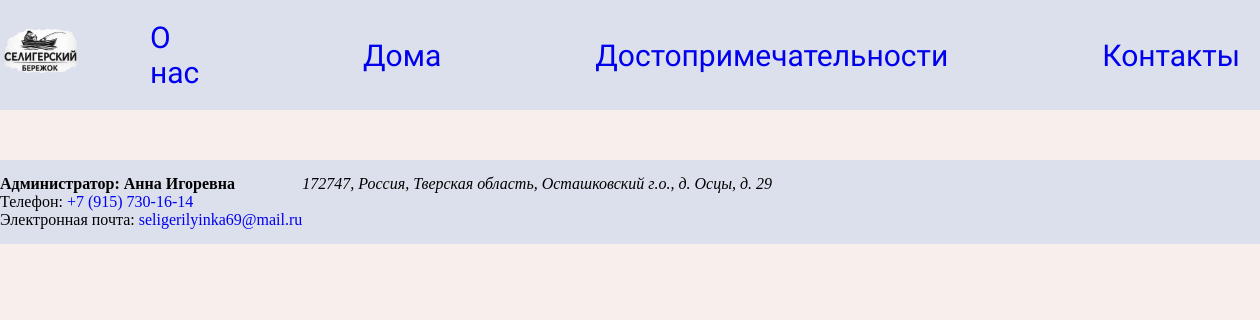
The page /attraction/ on the database as committed earlier.
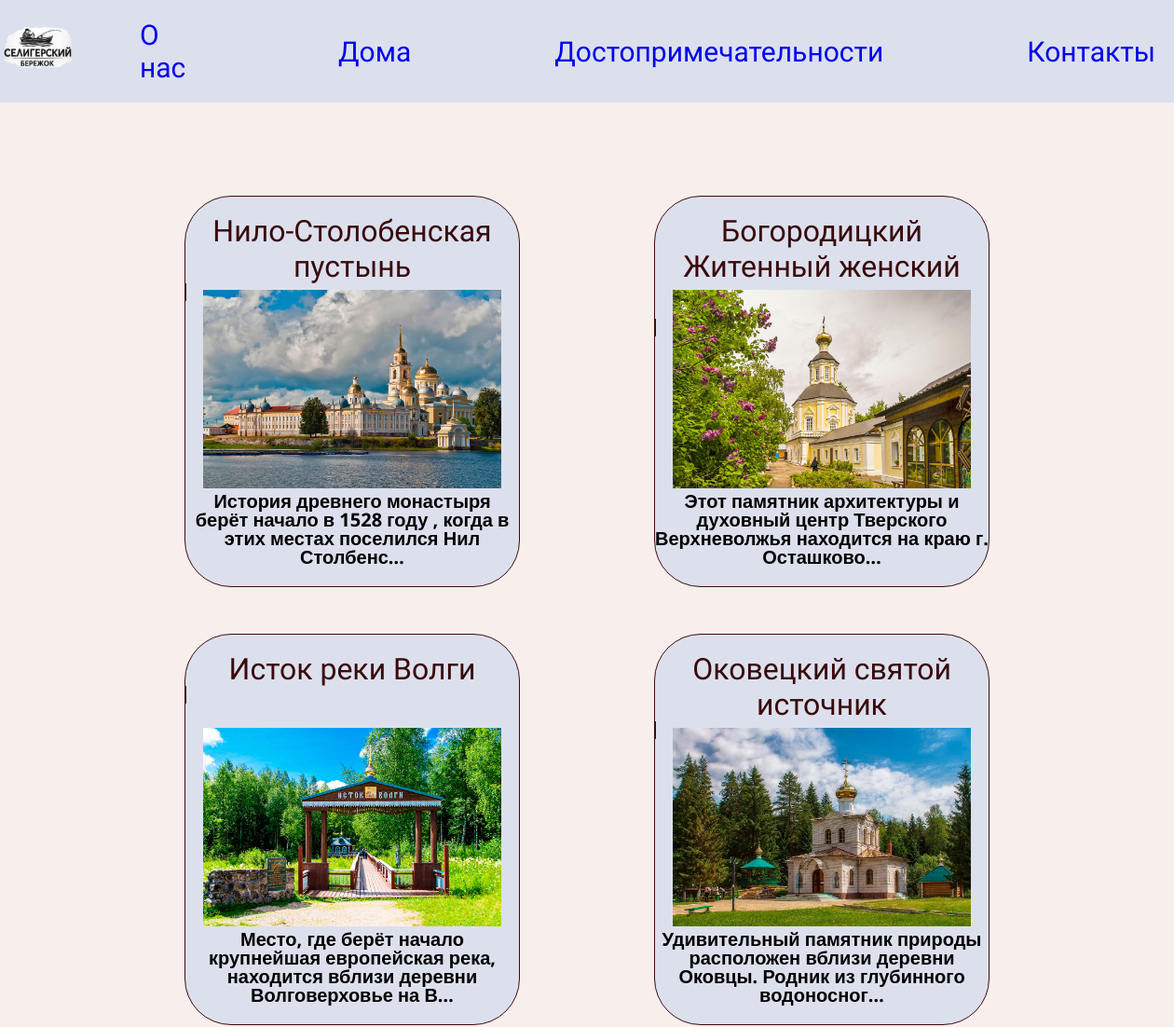
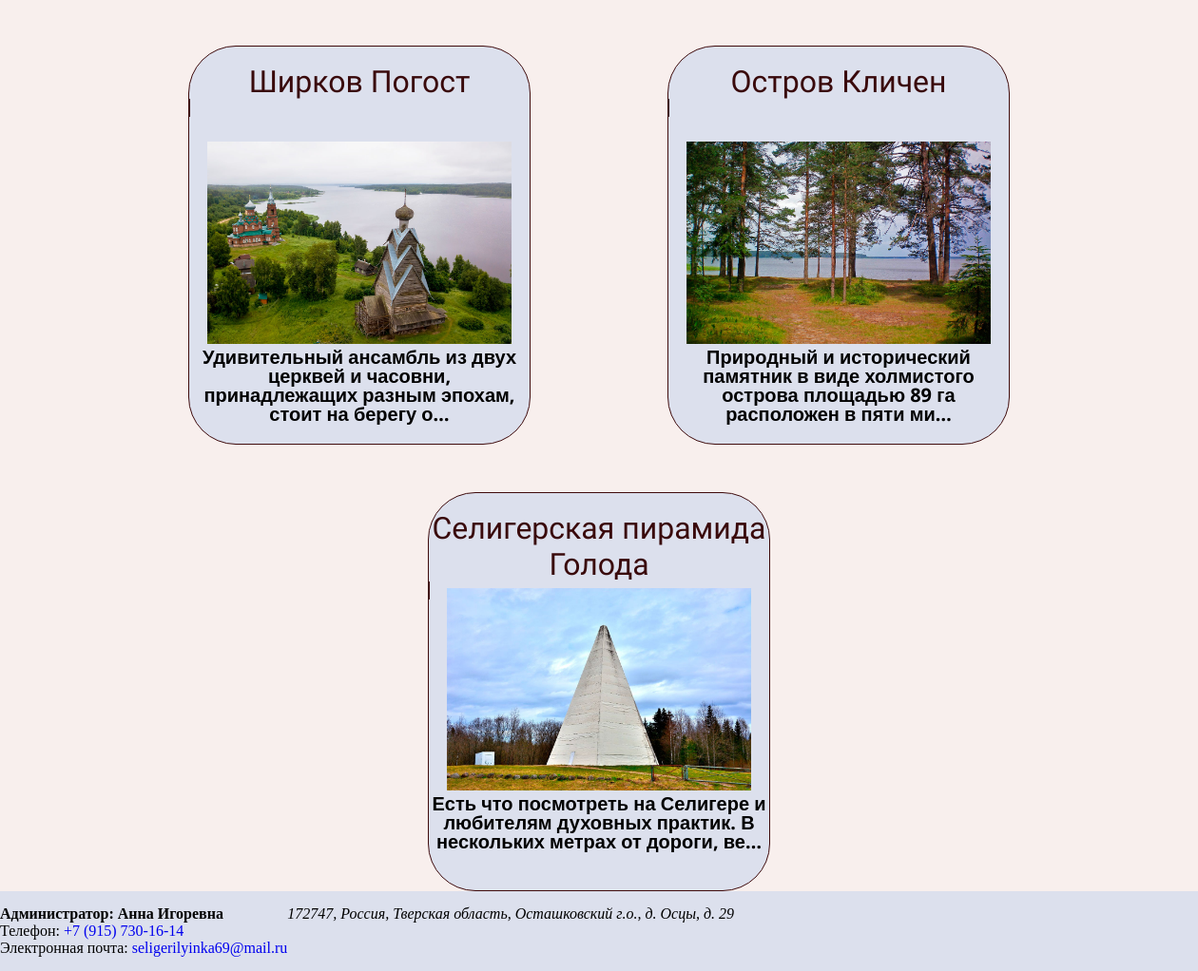
The same page on the database as committed later (2 pictures, top to bottom).
### us/models.py (models this page shows, shortened)
class Attractions(models.Model):
    title = models.CharField(max_length=200, verbose_name="Достопримечательность")
    image = models.ImageField(upload_to="attractions_images/", blank=True, verbose_name="Изображение")
    description = models.TextField( blank=True, verbose_name="Описание")
    address = models.TextField(blank=True, verbose_name="Адрес")
    class Meta:
        verbose_name = "Достопримечательность"
        verbose_name_plural = "Достопримечательности"

### us/views.py (the view)
# urls.py: path('attraction/', views.attraction, name="attraction" ),
def attraction(request):
    attr = Attractions.objects.all()
    contex = {
        'attractions': attr
    }
    return render(request, "us/attractions.html", contex)

### us/templates/us/attractions.html
{% extends 'us/base.html' %}
{% load static %}
{% block content %}
<main>
    <div class="block">
        {% for attraction in attractions %}
        <div class="attractions">
            <div class="attractions__container">
                <div class="attractions__top">
                    <div class="attractions__titl ">
                        <a href="{% url 'attractions' attraction.id %}" class="attractions">
                            <h3 class="attractions__title easy-zoom-effect">{{ attraction.title }}</h3>
                        </a>
                    </div>
                    <div class="attractions__img">
                        <a href="{% url 'attractions' attraction.id %}">
                            <img class="attractions__images easy-zoom-effect"  src="{{ attraction.image.url }} " />
                        </a>
                    </div>
                </div>
                <div class="attractions__botoom">
                    <a href="{% url 'attractions' attraction.id %}">
                        <div class="attractions__description">{{attraction.description|truncatechars:100|safe }}</div>
                    </a>
                </div>
            </div>
        </div>
        {% endfor %}
    </div>
</main>
{% endblock %}

### us/templates/us/base.html (shortened to what this page needs)
<!DOCTYPE html>
{% load static %}
<html lang="ru">
<head>
    <link rel="stylesheet" href="{% static 'styles/app.css' %}"/>
</head>
<body>
{% include 'us/navbar.html' %}
{% block content %}{% endblock %}
{% include 'us/footer.html' %}
</body>
</html>

### us/templates/us/navbar.html
<header class="header">
    {% load static %}
    <div class="container__header">
      <a href="/" class="header__logo">
        <img src="{% static 'images/logosb.webp' %}" alt="" />
      </a>
      <nav class="header__nav">
          <ul class="header_menu">
              <li class="header_item"><a href="{% url 'us' %}">О нас</a></li>
              <li class="header_item"><a href="{% url 'homes' %}">Дома</a></li>
              <li class="header_item"><a href="{% url 'attraction' %}">Достопримечательности</a></li>
              <li class="header_item"><a href="{% url 'contact' %}">Контакты</a></li>
          </ul>
      </nav>
    </div>
</header>

### us/templates/us/footer.html
<footer class="footer">
    {% load static %}
    <div>
        <p>Администратор: Анна Игоревна</p>
        <ul class="footer-contacts">
        <li><a>Телефон:</a><a href="tel:+79157301614"> +7 (915) 730-16-14</a></li>
        <li><a>Электронная почта: </a><a href="mailto:seligerilyinka69@mail.ru">seligerilyinka69@mail.ru</a></li>
      </ul>
    </div>
    <div>
        <address>172747, Россия, Тверская область, Осташковский г.о., д. Осцы, д. 29</address>
    </div>
</footer>

### us/static/styles/app.css (style rules this page uses)
* { margin:0; padding: 0; Box-sizing: border-box; }
body { background-color: #f8efed; }
a { text-decoration: none; }
p { font-weight:bold; }
.header { position: sticky; z-index: 111; background-color: var(--color-sub); padding: 0; }
.container__header { display: flex; justify-content: flex-start ; align-items: center; background: #dce0ed; }
.header__logo> img { height: 5rem; }
.header_menu { display: flex; justify-content: space-around; list-style: none; padding: 20px; margin-top: 0; font-family: 'Lobster'; font-size: 30px; list-style-type: none; }
.header__nav > ul { display: inline-flex; align-items: center; list-style: none; gap: 6.5rem; }
.header_item { margin-left: 50px; }
.block { width: 80%; margin: 0 auto; margin-top: 50px; display: flex; flex-wrap: wrap; justify-content: space-around; }
.easy-zoom-effect { transition: transform 0.5s ease; }
.footer { display: flex; background: #dce0ed; padding-top: 15px; padding-bottom: 15px; bottom: 0px; }
.attractions { height: 420px; width: 350px; flex-basis: 360px; background: #dce0ed; border: 1px solid #3f0b0c; overflow: hidden; border-radius: 50px; margin-top: 50px; }
.attractions__images { width: 320px; height: auto; object-fit: contain; }
.attractions__title { font-size: 2rem; font-weight: 400; color: var(--color-sub); align-items: center; font-family: 'Lobster'; text-align: center; color:#39090b; }
.attractions__description { font-size:20px; line-height:20px; color:#000000; font-family: "Noto Sans", sans-serif; justify-content: justify; line-height: 1 ; text-align: center; }
.attractions__titl { width: auto; height: 100px; }
.attractions__img { align-items: center; text-align: center; }

Rows that differ between the two databases and show on the page:
added Attractions: title "Нило-Столобенская пустынь", image (picture), description "История древнего монастыря берёт начало в 1528 году , когда в этих местах поселился Нил Столбенс…"
added Attractions: title "Богородицкий Житенный женский…", image (picture), description "Этот памятник архитектуры и духовный центр Тверского Верхневолжья находится на краю г. Осташково…"
added Attractions: title "Исток реки Волги", image (picture), description "Место, где берёт начало крупнейшая европейская река, находится вблизи деревни Волговерховье на В…"
added Attractions: title "Оковецкий святой источник", image (picture), description "Удивительный памятник природы расположен вблизи деревни Оковцы. Родник из глубинного водоносног…"
added Attractions: title "Ширков Погост", image (picture), description "Удивительный ансамбль из двух церквей и часовни, принадлежащих разным эпохам, стоит на берегу о…"
added Attractions: title "Остров Кличен", image (picture), description "Природный и исторический памятник в виде холмистого острова площадью 89 га расположен в пяти ми…"
added Attractions: title "Селигерская пирамида Голода", image (picture), description "Есть что посмотреть на Селигере и любителям духовных практик. В нескольких метрах от дороги, ве…"
